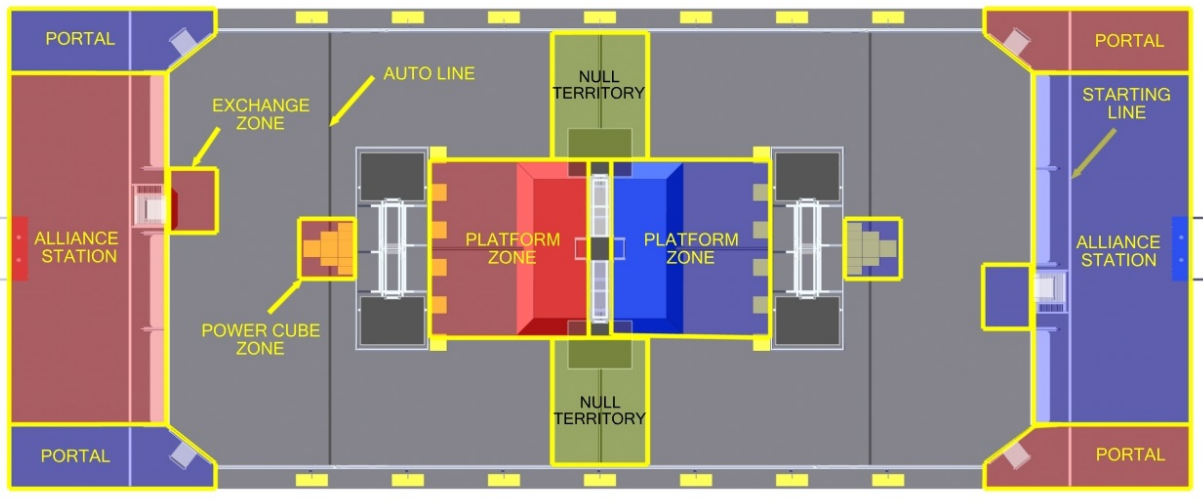
#> input picture frcautoplans/blankimage.PNG, 1203 x 501 px; its folder holds only this picture in this run
$ python -i Vision2018WIP.py   (imports and definitions only)   (Python 2 division)   (older library calls are emulated)
#> lines starting #> are read from the running program, lines starting #| are printed output that depends on the picture; after the words box and inside, x2 and y2 are one past the last pixel; in counts of white or black regions, pixels touching at a corner belong together
# -*- coding: utf-8 -*-
"""
Created on Fri Jan 27 12:47:59 2017

@author: Jeffrey Bryant
"""
from os import listdir
from os.path import isfile, join
import cv2
import numpy as np
import matplotlib.pyplot as plt


debugPrint = True;


# [15 lines left out: function drawCrosshair, not called in this run]

nColors = 4
def adaptiveThreshold(img,percentile):
    """
    Threshold an image by producting a histogram of the intensities
    and then a cumulative array and setting the threshold at the
    percentile value (fraction between 0 and 1.0)
    """
    sums,bins = np.histogram(img.ravel(),256)
    cumsums = np.cumsum(sums)
    threshold = 0
    limit = cumsums[255] * percentile
    for k in cumsums:
        if k < limit:
            threshold = threshold + 1
        else:
            break
    ret,img1 = cv2.threshold(img,threshold,255,cv2.THRESH_BINARY)
    return img1

def cleanupImage(img,minSize):
    """
    cleanup an image removing low level noise
    """
    kernel = np.ones((minSize,minSize),np.uint8)
    ret = cv2.morphologyEx(img, cv2.MORPH_OPEN, kernel)
    return ret

def processImage(img):


    # Convert to HSV
    img1 = cv2.cvtColor(img, cv2.COLOR_BGR2HSV)

    # filter by color and intensity


#Colors++++++++++++++++++++++++++++++++++++++++++
#test red or blue
    redStart = True
    findScale = False
#blue
    if not (redStart):
        lower_blue = np.array([99,100,100])
        upper_blue = np.array([129,255,255])
        mask = cv2.inRange(img1, lower_blue, upper_blue)
#Red
    if (redStart):
        lower_red = np.array([0,100,100])
        upper_red = np.array([10,255,255])
        mask = cv2.inRange(img1, lower_red, upper_red)

        lower_red = np.array([160,100,100])
        upper_red = np.array([179,255,255])
        mask1 = cv2.inRange(img1, lower_red, upper_red)

        mask = cv2.bitwise_or(mask,mask1)
    kernel = np.ones((7,7), np.uint8)
    mask = cv2.dilate(mask,kernel,iterations = 5)
    # mask off the grayscale image
    gray = img1[:,:,2]
    ret = cv2.bitwise_and(gray,gray, mask= mask)
    thresholded = adaptiveThreshold(ret,0.95)
    thresholded = cleanupImage(thresholded,9)
    lightContours = locateContours(thresholded,0,0)


#    cnt = lightContours[0]
    patchwork = lightContours[0]
    for cnt in lightContours:
        patchwork = np.concatenate((patchwork,cnt))
    patchwork = np.asarray(patchwork)
    [vx,vy,x,y] = cv2.fitLine(patchwork,cv2.DIST_L2,0,1.0,0.99)
    firstx = 490
    lastx = 0
    for piece in patchwork:
       tidBit = piece[0]
       if tidBit[0]<firstx:
           firstx = tidBit[0]
       if tidBit[0]>lastx:
           lastx = tidBit[0]

    lefty = int((-x*vy/vx) + y)
    righty = int(((gray.shape[1]-x)*vy/vx)+y)

    foundWidth = lastx-firstx
# [24 lines of commented-out code are left out]
    cv2.imshow('ret',ret)
#    cv2.imshow('threshold',thresholded)


    ch = 0xFF & cv2.waitKey(100)

    # sum in x and y looking the two vertical bars
    xsum = np.sum(thresholded,0)
    ysum = np.sum(thresholded,1)
# turned to thresholded from "ret:
    cv2.line(thresholded,(lastx,righty),(firstx,lefty),255,2)
    cv2.imshow('threshold',thresholded)
    lookforPeaks = True
    targetFound = 0
    if (lookforPeaks):
        xpeaks = findPeaks(xsum)
        ypeaks = findPeaks(ysum)
        print 'X=',xpeaks,'    Y=',ypeaks

        aveWidth = foundWidth/(len(xpeaks)-1)
        print(aveWidth)


# [24 lines of commented-out code are left out]


    if (lookforPeaks):
        plt.figure(1)
        plt.subplot(2,1,1)
        plt.plot(xsum)


        plt.subplot(2,1,2)
        plt.plot(ysum)

    cv2.imshow('Input',img)

    if (lookforPeaks):
        plt.show(10)

    return ret


def distanceToCamera(knownWidth, perWidth):

    return (knownWidth*722.5)/perWidth
    #camera resolution is 640/480
    #distance: 17in, width: 16in, pixels: 680
    #F=(680*17)/16 = 722.5

def thresholdImage(img):
    pass

def findGearTarget(img):
    pass

def findHighGoalTarget(img):
    pass

def findPeaks(arr):
    ret = []
    looking = True
    start = 0
    maxVal = max(arr)
    for k in range(len(arr)):
        if looking:
            if arr[k] > maxVal / 2.8:
                looking = False
                start = k
        else:
            if arr[k] < maxVal / 4:
                looking = True
                ret.append((start,k))
    if not looking:
        ret.append((start,len(arr)-1))

    return ret

def removeDupContours(inContours):
    """
    Remove duplicates that start at the same location and have the same bounds
    """
    if len(inContours) == 0:
        return []
    ret = []
    last = inContours[0]
    ret.append(last)
    lastx,lasty,lastw,lasth = cv2.boundingRect(last)
    for c in inContours:
        x,y,w,h = cv2.boundingRect(c)
        if (x != lastx) or (y != lasty) or (h != lasth) or (w != lastw):
            ret.append(c);
            last = c;
            lastx,lasty,lastw,lasth = cv2.boundingRect(last)
    return ret

def locateContours(img,xoffset,yoffset):
    """
    locate contours and apply a simple set of metrics
    to validate the contour is a target. The result is a
    list of dictionaries the represent each potential
    target.
    """

     #Find contours and sort largest to smallest
    edged = cv2.Canny(img, 30, 200)
    img1, contours, hierarchy = cv2.findContours(edged.copy(),cv2.RETR_TREE,cv2.CHAIN_APPROX_SIMPLE)
    contours = sorted(contours, key = cv2.contourArea, reverse = True)[:75]
    if (debugPrint):
        print "Contours:",len(contours)
    contours = removeDupContours(contours)
    if (debugPrint):
        print "# of No Duplicate Contours:",len(contours)

        cv2.drawContours(img,contours,-1,(0,255,0))
    return contours


# [19 lines left out: function processDirectory, not called in this run]


# [8 lines not run here, left out]
    #processDirectory("LED Boiler")
    #processDirectory("Red Boiler")
    #processDirectory("Blue Boiler")


>>> import cv2
>>> picture = cv2.imread('../frcautoplans/blankimage.PNG')
#> picture is the input picture: shape (501, 1203, 3); mean B, G, R 136.9, 136.6, 150.4
>>> result = processImage(picture)
#> in processImage, `img1 = cv2.cvtColor(img, cv2.COLOR_BGR2HSV)`: img1: shape (501, 1203, 3); mean H, S, V 103.4, 68, 168.4
#> in processImage, `mask = cv2.inRange(img1, lower_red, upper_red)`:
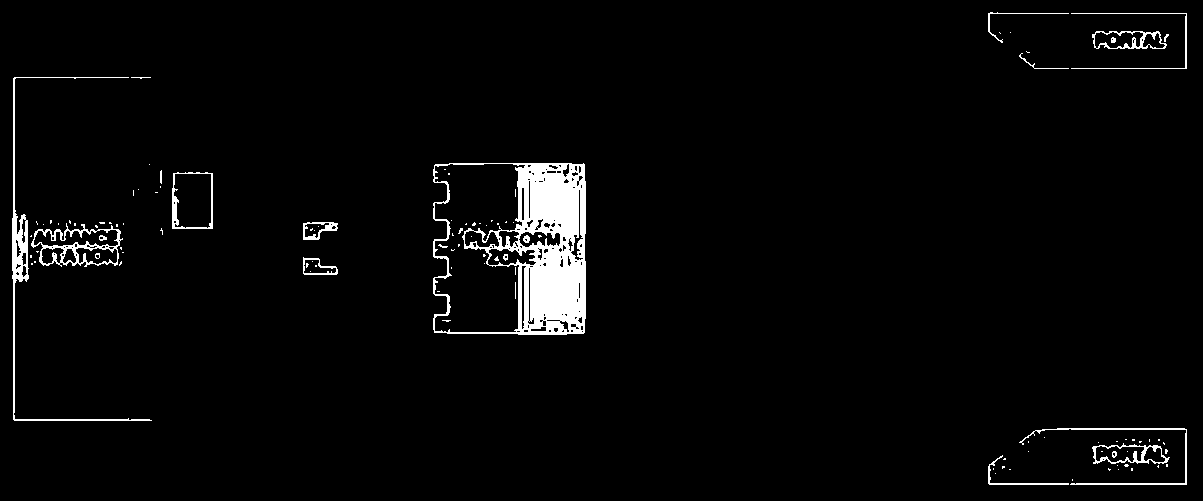
#> mask: shape (501, 1203); 3% white; 111 white regions (90 under 20 px), largest, box (x1, y1, x2, y2) and area: (433, 163, 586, 335) 11335, (12, 77, 152, 421) 1758, (31, 223, 123, 267) 1056
#> in processImage, `mask1 = cv2.inRange(img1, lower_red, upper_red)`: mask1: shape (501, 1203); 11.6% white; 135 white regions (103 under 20 px), largest, box (x1, y1, x2, y2) and area: (14, 78, 129, 419) 34831, (435, 164, 525, 332) 10892, (1072, 14, 1186, 68) 4921
#> in processImage, `mask = cv2.bitwise_or(mask,mask1)`: mask: shape (501, 1203); 14.6% white; 23 white regions (6 under 20 px), largest, box (x1, y1, x2, y2) and area: (12, 77, 163, 421) 41240, (433, 163, 586, 335) 23522, (988, 428, 1187, 485) 8953
#> in processImage, `mask = cv2.dilate(mask,kernel,iterations = 5)`: mask: shape (501, 1203); 24.3% white; 5 white regions, box (x1, y1, x2, y2) and area: (0, 62, 228, 436) 67327, (418, 148, 601, 350) 36788, (973, 413, 1202, 500) 18845, (973, 0, 1202, 84) 18258, (288, 207, 353, 290) 5293
#> in processImage, `gray = img1[:,:,2]`:
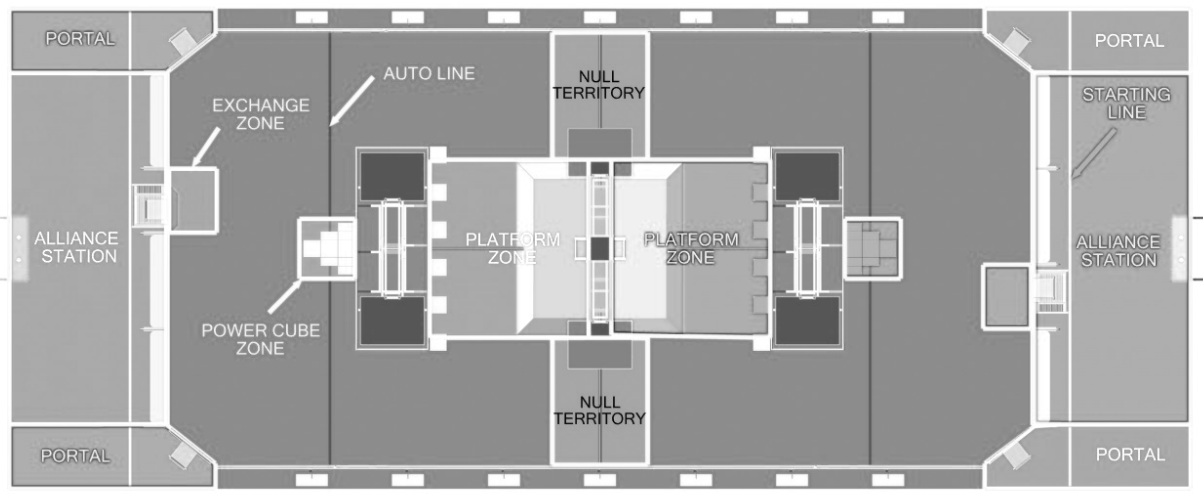
#> gray: shape (501, 1203); min 7, max 255, mean 168.4
#> in processImage, `ret = cv2.bitwise_and(gray,gray, mask= mask)`:
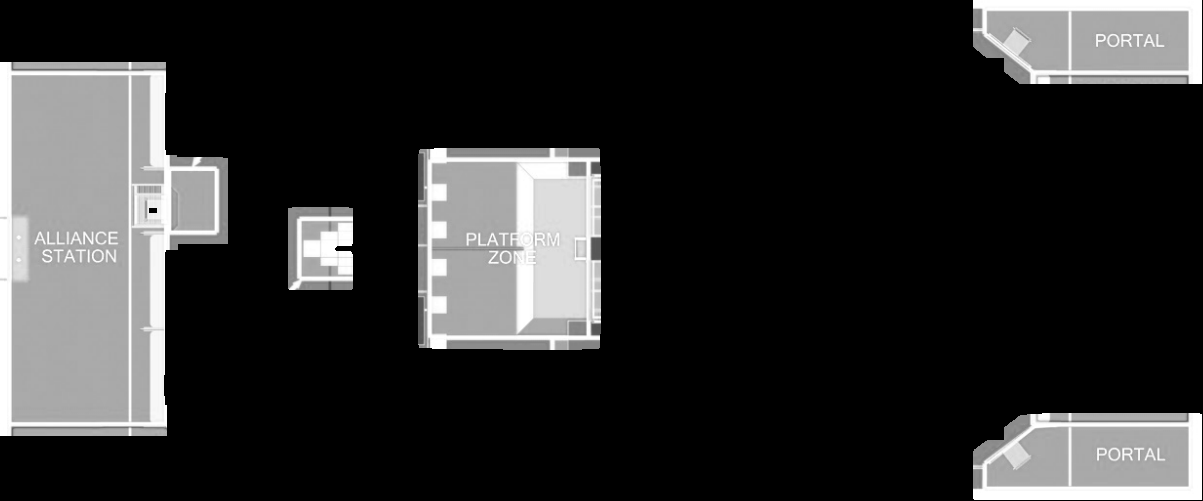
#> ret: shape (501, 1203); min 0, max 255, mean 46
#> in adaptiveThreshold, `sums,bins = np.histogram(img.ravel(),256)`: sums = 256 values, max 456192 at index 0, min 0 at index 1, mean 2354.3; bins = 257 values from 0 to 255
#> in adaptiveThreshold, `cumsums = np.cumsum(sums)`: cumsums = 256 values from 456192 to 602703
#> in adaptiveThreshold, `limit = cumsums[255] * percentile`: limit = 572567.8
#> after the loop in adaptiveThreshold, `for k in cumsums:`: threshold = 235
#> in adaptiveThreshold, `ret,img1 = cv2.threshold(img,threshold,255,cv2.THRESH_BINARY)`:
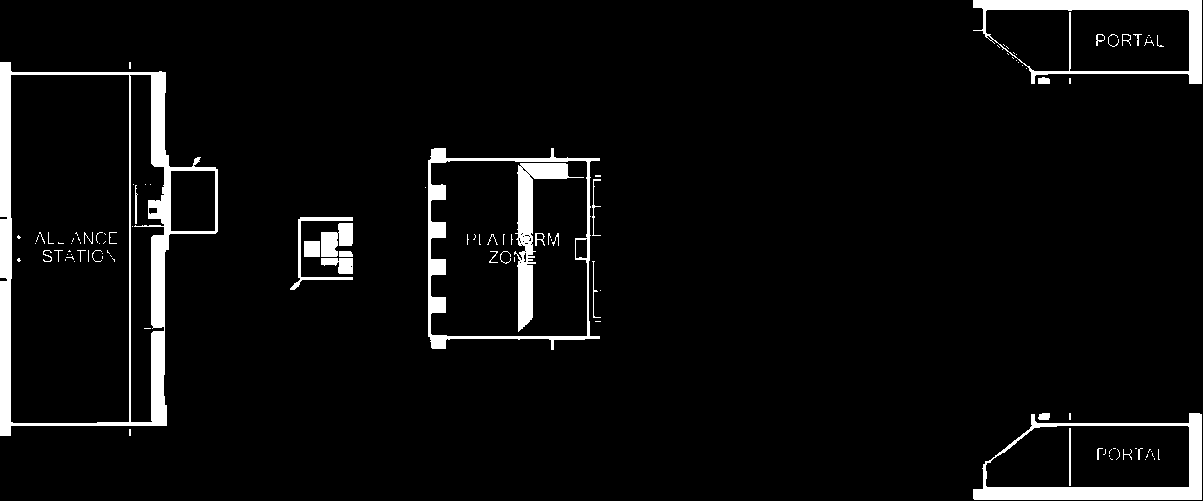
#> img1: shape (501, 1203); 5% white; 113 white regions (79 under 20 px), largest, box (x1, y1, x2, y2) and area: (0, 62, 218, 436) 11208, (973, 413, 1202, 500) 4702, (973, 0, 1202, 84) 4067
#> in cleanupImage, `ret = cv2.morphologyEx(img, cv2.MORPH_OPEN, kernel)`: ret: shape (501, 1203); 3.5% white; 21 white regions, largest, box (x1, y1, x2, y2) and area: (973, 413, 1202, 500) 3916, (973, 0, 1202, 84) 3234, (0, 62, 11, 217) 1705
#> in locateContours, `edged = cv2.Canny(img, 30, 200)`: edged: shape (501, 1203); 0.52% white in thin lines or dots
#> in locateContours, `img1, contours, hierarchy = cv2.findContours(edged.copy(),cv2.RETR_TRE..`: contours = 35 contours, 7 with area under 20; largest, box (x1, y1, x2, y2) and area: (972, 412, 1202, 500) 3909, (972, 412, 1202, 500) 3908, (150, 71, 169, 167) 1398, (150, 71, 169, 167) 1395, (150, 234, 169, 328) 1354
#| Contours: 35
#> in removeDupContours, `last = inContours[0]`: last = contour of 16 points, box (x1, y1, x2, y2) (972, 412, 1202, 500), area 3909
#> in removeDupContours, `lastx,lasty,lastw,lasth = cv2.boundingRect(last)`: lastx = 972; lasty = 412; lastw = 230; lasth = 88
#> the loop in removeDupContours, `for c in inContours:` made 35 passes
#> (x, y, w, h, last, lastx, lasty, lastw) on pass 35: (528, 171, 3, 3, [[528, 171], [530, 173]], 528, 171, 3)
#> (x, y, w, h, lastx, lasty, lastw, lasth) on passes 3, 5, 7, 9, 11, 13: (150, 71, 19, 96, 150, 71, 19, 96), (150, 234, 19, 94, 150, 234, 19, 94), (150, 330, 17, 96, 150, 330, 17, 96), (517, 262, 16, 63, 517, 262, 16, 63), (156, 194, 15, 30, 156, 194, 15, 30), (427, 296, 19, 17, 427, 296, 19, 17)
#> after the loop in removeDupContours, `for c in inContours:`: lasth = 3; lastx = 528; lasty = 171; ret = 25 contours, 7 with area under 20; largest, box (x1, y1, x2, y2) and area: (972, 412, 1202, 500) 3909, (150, 71, 169, 167) 1398, (150, 234, 169, 328) 1354, (150, 330, 167, 426) 1340, (517, 262, 533, 325) 900
#> in locateContours, `contours = removeDupContours(contours)`: contours has the same summary as ret in removeDupContours
#| # of No Duplicate Contours: 25
#> in locateContours, `cv2.drawContours(img,contours,-1,(0,255,0))`:
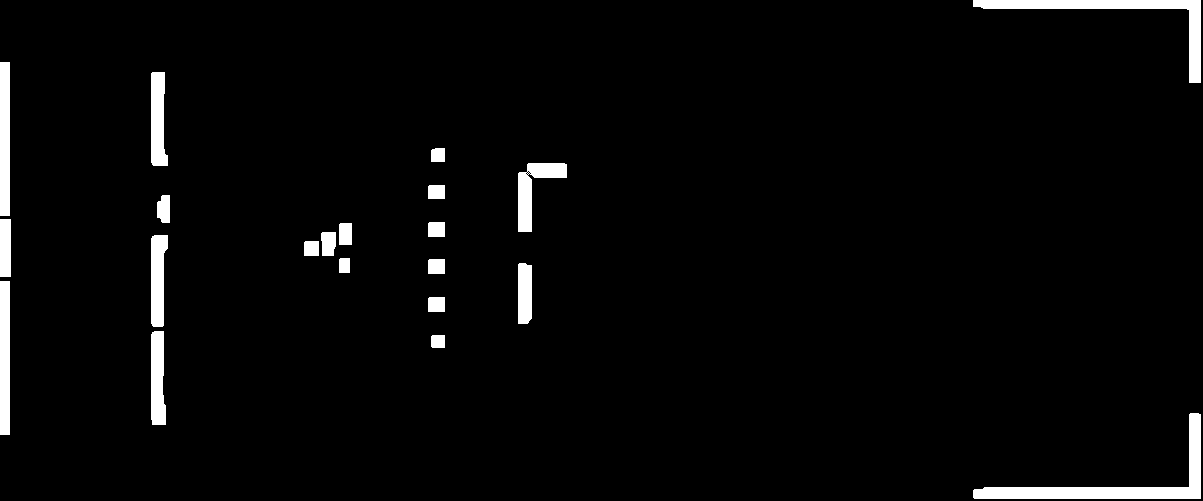
#> img: shape (501, 1203); 3.1% white; 21 white regions
#> in processImage, `lightContours = locateContours(thresholded,0,0)`: lightContours has the same summary as ret in removeDupContours
#> in processImage, `patchwork = lightContours[0]`: patchwork has the same summary as last in removeDupContours
#> the loop in processImage, `for cnt in lightContours:` made 25 passes
#> cnt on pass 25: [[528, 171], [530, 173]]
#> after the loop in processImage, `for cnt in lightContours:`: patchwork = contour of 331 points, box (x1, y1, x2, y2) (0, 0, 1202, 500), area 44693
#> in processImage, `[vx,vy,x,y] = cv2.fitLine(patchwork,cv2.DIST_L2,0,1.0,0.99)`: vx = [1]; vy = [0.0254]; x = [454.3]; y = [247]
#> the loop in processImage, `for piece in patchwork:` made 331 passes
#> (tidBit, lastx) on passes 1, 12: ([1190, 412], 1190), ([1201, 499], 1201)
#> (tidBit, firstx) on passes 33 to 34: ([152, 71], 152), ([150, 73], 150)
#> after the loop in processImage, `for piece in patchwork:`: firstx = 0; lastx = 1201
#> in processImage, `lefty = int((-x*vy/vx) + y)`: lefty = 235
#> in processImage, `righty = int(((gray.shape[1]-x)*vy/vx)+y)`: righty = 266
#> in processImage, `foundWidth = lastx-firstx`: foundWidth = 1201
#> (key Esc is pressed here)
#> in processImage, `xsum = np.sum(thresholded,0)`: xsum = 1203 values, max 93330 at index 0, min 0 at index 11, mean 4009.6
#> in processImage, `ysum = np.sum(thresholded,1)`: ysum = 501 values, max 58140 at index 0, min 0 at index 499, mean 9627.9
#> in processImage, `cv2.line(thresholded,(lastx,righty),(firstx,lefty),255,2)`:
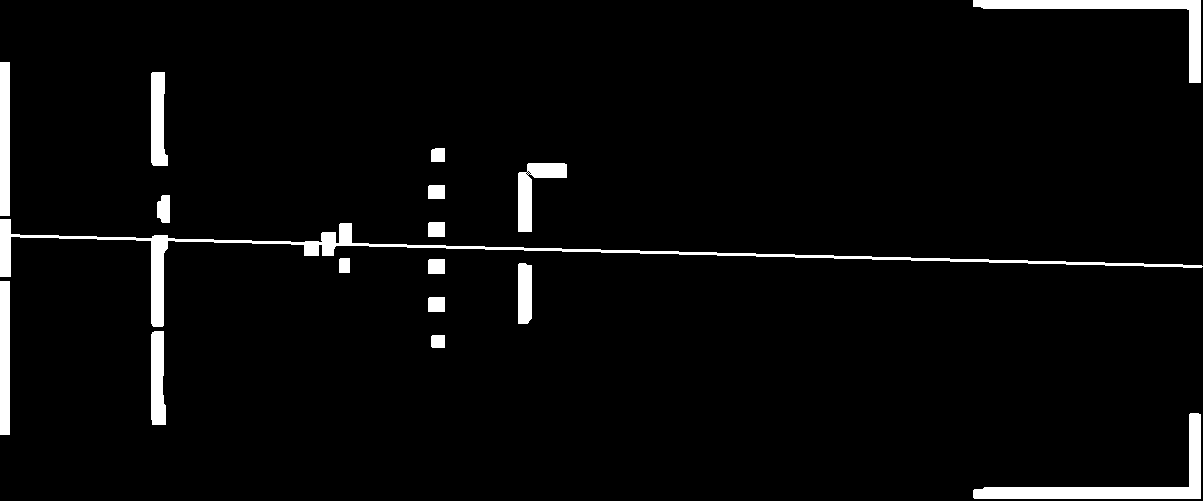
#> thresholded: shape (501, 1203); 3.7% white; 17 white regions, largest, box (x1, y1, x2, y2) and area: (0, 219, 1203, 327) 6134, (973, 413, 1201, 499) 3598, (973, 0, 1201, 83) 2924
#> in findPeaks, `maxVal = max(arr)`: maxVal = 93330
#> the loop in findPeaks, `for k in range(len(arr)):` made 1203 passes
#> after the loop in findPeaks, `for k in range(len(arr)):`: ret = [(0, 10), (151, 165), (1189, 1201)]; start = 1189
#> in processImage, `xpeaks = findPeaks(xsum)`: xpeaks = [(0, 10), (151, 165), (1189, 1201)]
#> the loop in findPeaks (call 2), `for k in range(len(arr)):` made 501 passes
#> (looking, start) on passes 1, 488: (False, 0), (False, 487)
#> in processImage, `ypeaks = findPeaks(ysum)`: ypeaks = [(0, 9), (487, 499)]
#| X= [(0, 10), (151, 165), (1189, 1201)]     Y= [(0, 9), (487, 499)]
#> in processImage, `aveWidth = foundWidth/(len(xpeaks)-1)`: aveWidth = 600
#| 600
#> in processImage, `plt.show(10)`:
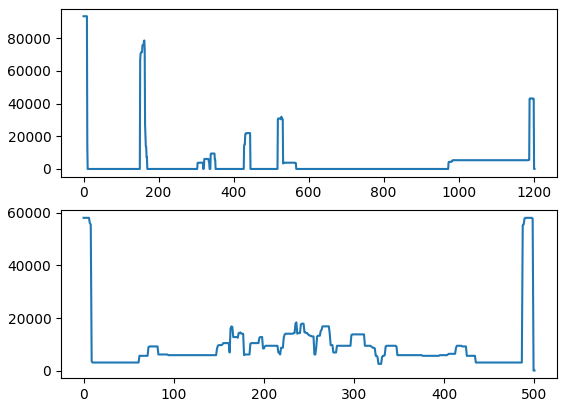
#> figure drawn by matplotlib, 2 panels; panel 1: curve peaks at x = 0, y = 93330; panel 2: curve peaks at x = 0, y = 58140
